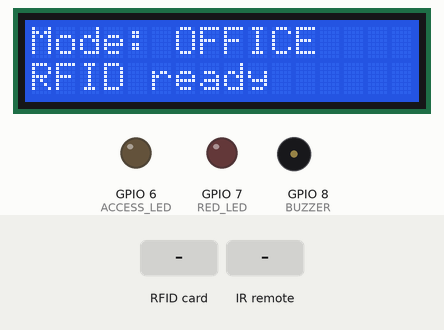
Simulated run of this sketch. Board: ESP32-S3. Parts: 16×2 character LCD, output pins drawn as LEDs (lit = HIGH), buzzer (waves = sounding). The inputs (shaded band) are chosen by the test bench. The local clock reads 2024-03-15 10:24:30 at power-on unless the sketch sets it; what the sketch prints to the serial monitor is not drawn.

Above: at 1.7 s.
1.8 s: RFID card DE 7D E1 00 held to the reader
At 2.5 s:
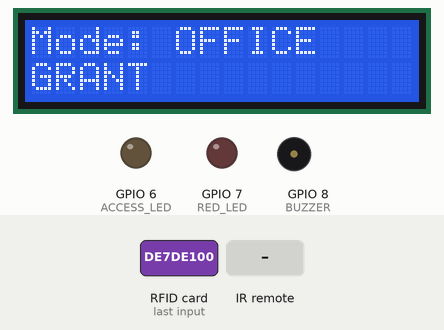
4.8 s: RFID card 5E 7A 19 C4 held to the reader
At 6.0 s:
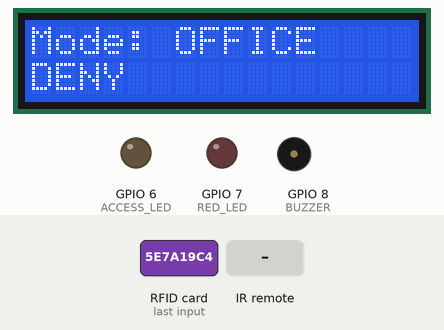
7.8 s: infrared code 0x46 received
At 8.7 s:
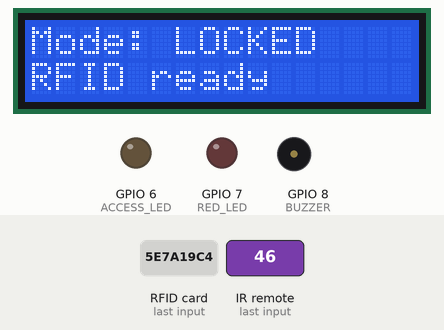
9.3 s: infrared code 0x47 received
At 9.9 s:
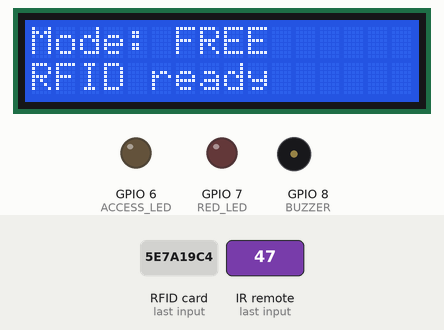
10.8 s: RFID card DE 7D E1 00 held to the reader
At 11.7 s:
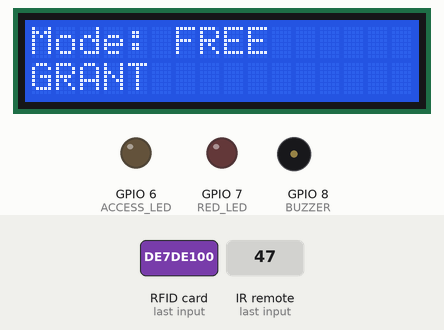
13.8 s: infrared code 0x45 received
At 14.5 s:
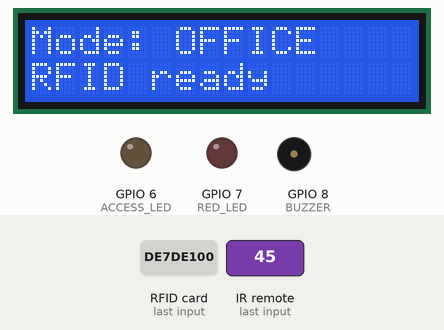
Timing chart, 0 to 16.3 s (numbered marks = the images above; inputs shaded):
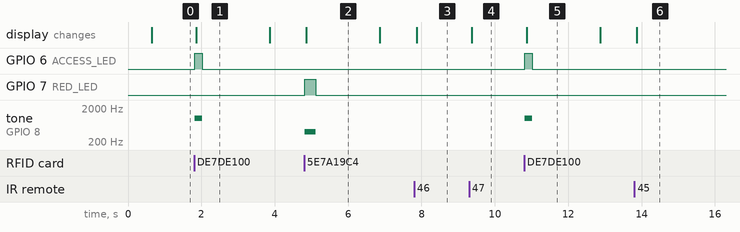

The sketch:

SmartRFIDDoorLock.ino
```cpp
/**
 * @file SmartRFIDDoorLock.ino
 * @brief Smart RFID Door Lock system built on the ESP32 using FreeRTOS.
 *
 * Access is granted or denied depending on the identity of the RFID card and
 * the current time read from a DS3231 RTC. An IR remote changes between three
 * modes: Office Hours, Locked, and Free. Decisions for access are indicated
 * using green or red LEDs, a buzzer, and an I2C LCD display.
 * Tasks are divided between both ESP32 cores and execute parallelly.
 *
 * @section version_info Version Information
 * Version: 2.0
 *
 * @section authors Authors
 * - Aditi Manjunath (aditim4)
 * - ShengYao Liu (sliu1229)
 *
 * @section dates Dates
 * - Original Date: 03/04/2026
 * - Updated Date: 03/11/2026
 *
 * @section changes Changes
 * Hardware components (RFID, IR receiver, RTC) are working
 * on the board. LCD task added displaying output.
 */

/* ==================== INCLUDES ==================== */

#include <Arduino.h>
#include <SPI.h>
#include <MFRC522.h>
#include <Wire.h>
#include <RTClib.h>
#include <IRremote.hpp>
#include <LiquidCrystal_I2C.h>
#include "esp_task_wdt.h"

/* ==================== MACROS ==================== */

// ── RFID (SPI) ──
#define RFID_SS 10 ///< RC522 RFID module SS pin(Slave Select)
#define RFID_RST 9 ///< RC522 RFID module Reset pin

// ── bus pins: SPI (defined especially for ESP32-S3) ──
#define SPI_SCK 12 ///< clock pin SPI
#define SPI_MISO 13 ///< MISO pin SPI
#define SPI_MOSI 11 ///< MOSI pin SPI

// ── I2C bus pins (RTC and LCD)──
#define SDA_PIN 21 ///< I2C SDA pin
#define SCL_PIN 47 ///< I2C SCL pin

// ── Output peripherals ──
#define ACCESS_LED 6 ///< Green LED: access granted when light turns on
#define RED_LED 7 ///< Red LED: access denied when lights turn on
#define BUZZER 8 ///< Piezo buzzer: beeps if grant or deny

// ── IR receiver ──
#define IR_PIN 4 ///< GPIO that's connected to IR receiver data output

/**
 * @brief IR remote button command codes.
 *
 * The hex values are the NEC command byte that will be
 * decoded by the IRremote library.
 */
#define IR_BTN_OFFICE 0x45 ///< Changes to MODE_OFFICE
#define IR_BTN_LOCKED 0x46 ///< Changes to MODE_LOCKED
#define IR_BTN_FREE 0x47 ///< Changes to MODE_FREE

// ── Office-hours window ──
const int START_HOUR = 9; ///< Access allowed from 9 AM
const int END_HOUR = 17; ///< Access allowed up to 5 PM (non-inclusive)

// ── FreeRTOS task periods ──
const TickType_t RFID_PERIOD = pdMS_TO_TICKS(20); ///< Checks for RFID cards 50 times per second
const TickType_t RTC_PERIOD = pdMS_TO_TICKS(1000); ///< 1 Hz RTC rate of update
const TickType_t UI_PERIOD = pdMS_TO_TICKS(20); ///< 50 Hz task period for UI
const TickType_t IR_PERIOD = pdMS_TO_TICKS(15.6); ///< Checks the IR receiver about 64 times per second

// ── RFID cooldown ──
const TickType_t RFID_COOLDOWN_TICKS = pdMS_TO_TICKS(2000);  ///< Cooldown after a scan

/* ==================== TYPES ==================== */

/**
 * @brief Selectable operating modes using IR remote.
 */
enum Mode
{
  MODE_OFFICE, ///< Access is granted only to authorized UID during office hours
  MODE_LOCKED, ///< Access is denied irrespective of UID or time
  MODE_FREE ///< Access is granted to the card at any time
};

/**
 * @brief Event types placed on the event queue.
 */
enum EventType
{
  EVT_RFID ///< RFID card was scanned
};

/**
 * @brief RFIDTask messages ControlTask using eventQueue.
 */
struct EventMsg
{
  EventType type; ///< EVT_RFID for now, can be used for other events as well
  bool uidOk; ///< true if the scanned UID matches the allowed UID
};

/**
 * @brief Actions that ControlTask resolves to and sends downstream.
 */
enum UiAction
{
  UI_GRANT, ///< Access was granted
  UI_DENY ///< Access was denied
};

/**
 * @brief Message sent from ControlTask to UITask and LCDTask.
 */
struct UiMsg
{
  UiAction action; ///< Whether to show a grant or deny response
};

/* ==================== GLOBAL VARIABLES / CONSTANTS ==================== */

MFRC522 rfid(RFID_SS, RFID_RST); ///< Instance of RC522 RFID reader
RTC_DS3231 rtc; ///< Instance of DS3231 real-time clock
LiquidCrystal_I2C lcd(0x27, 16, 2); ///< Instance of 16x2 I2C LCD

QueueHandle_t eventQueue = NULL; ///< RFIDTask to ControlTask queue
QueueHandle_t uiQueue = NULL; ///< ControlTask to UITask queue
QueueHandle_t lcdQueue = NULL; ///< ControlTask to LCDTask queue

SemaphoreHandle_t timeMutex = NULL; ///< protects nowHour / nowMinute
SemaphoreHandle_t modeMutex = NULL; ///< protects currentMode

volatile Mode currentMode = MODE_OFFICE; ///< Active operating mode
volatile int  nowHour = 0; ///< Present hour read from RTC
volatile int  nowMinute = 0; ///< Present minute read from RTC

/**
 * @brief Ready flag of RFID shared between RFIDTask and LCDTask.
 *
 * RFIDTask assigns this to false after a scan and changes it to true after cooldown.
 * LCDTask uses this to decide the reverting of row 1 from GRANT/DENY back to
 * RFID ready.
 */
volatile bool rfidReady = true;

/* ==================== FUNCTION PROTOTYPES ==================== */

bool uidMatch(byte *uid, byte size);
bool officeHours(int h);
const char* modeName(Mode m);
void grantAccess();
void denyAccess();

void RFIDTask(void *p);
void IRTask(void *p);
void RTCTask(void *p);
void ControlTask(void *p);
void UITask(void *p);
void LCDTask(void *p);

/* ==================== HELPER FUNCTIONS ==================== */

byte allowedUID[4] = {0xDE, 0x7D, 0xE1, 0x00};  ///< UID of the RFID card that is authorized

/**
 * @brief Compares a scanned RFID UID against the authorized UID.
 *
 * This function compares the first 4 bytes of a scanned UID with the
 * allowedUID array which is hardcoded.
 *
 * @param uid Pointer to the byte array of the scanned card UID.
 * @param size Number of bytes in the scanned UID.
 * @return true if the first 4 UID bytes equal the authorized UID.
 * @return false if not.
 */
bool uidMatch(byte *uid, byte size) {
  if (size < 4) return false;
  for (int i = 0; i < 4; i++) {
    if (uid[i] != allowedUID[i]) return false;
  }
  return true;
}

/**
 * @brief Decides if the given hour is in the office hours.
 *
 * The office-hours window = [START_HOUR, END_HOUR).
 *
 * @param h Present hour in the 24-hour format.
 * @return true if the hour is in between office hours.
 * @return false if not.
 */
bool officeHours(int h) {
  return (h >= START_HOUR && h < END_HOUR);
}

/**
 * @brief Changes a Mode enum value into a string that's human readable.
 *
 * Used for a Serial debugging output and LCD display text.
 *
 * @param m The Mode value to convert.
 * @return Constant C-string matching the mode.
 */
const char* modeName(Mode m) {
  switch (m) {
    case MODE_OFFICE: return "OFFICE";
    case MODE_LOCKED: return "LOCKED";
    case MODE_FREE: return "FREE";
    default: return "UNKNOWN";
  }
}

/**
 * @brief Signals that access has been granted.
 *
 * Turns on the green LED and sounds a short high-pitched buzzer tone.
 * Uses vTaskDelay so the delay relents to the RTOS scheduler instead of
 * blocking the processor with a wait that's busy.
 *
 * @param None
 * @return None
 */
void grantAccess() {
  digitalWrite(RED_LED, LOW);
  digitalWrite(ACCESS_LED, HIGH);
  tone(BUZZER, 1000);
  vTaskDelay(pdMS_TO_TICKS(200));
  noTone(BUZZER);
  digitalWrite(ACCESS_LED, LOW);
}

/**
 * @brief Indicates that access is denied.
 *
 * Red LED is turned on and a low-pitched tone is played on the buzzer.
 * vTaskDelay used so the delay relents to the RTOS scheduler instead of
 * blocking the processor with a wait that's busy.
 *
 * @param None
 * @return None
 */
void denyAccess() {
  digitalWrite(ACCESS_LED, LOW);
  digitalWrite(RED_LED, HIGH);
  tone(BUZZER, 400);
  vTaskDelay(pdMS_TO_TICKS(300));
  noTone(BUZZER);
  digitalWrite(RED_LED, LOW);
}

/* ==================== TASKS ==================== */

/**
 * @brief The IR receiver is polled and the current operating mode is updated.
 *
 * Runs on Core 0 at around 64 Hz. When a valid IR command is decoded,
 * the command byte is matched to one of the three operating modes and the
 * currentMode is updated under modeMutex. Repeat frames are ignored.
 *
 * @param p Unused FreeRTOS task parameter.
 * @return None. This task runs forever.
 */
void IRTask(void *p) {
  IrReceiver.begin(IR_PIN, DISABLE_LED_FEEDBACK);
  Serial.println("IR receiver ready");
  TickType_t last = xTaskGetTickCount();
  for (;;) {
    if (IrReceiver.decode()) {
      uint8_t cmd = IrReceiver.decodedIRData.command;
      if (!(IrReceiver.decodedIRData.flags & IRDATA_FLAGS_IS_REPEAT)) {
        Mode newMode = currentMode;
        bool changed = false;
        if (cmd == IR_BTN_OFFICE) {
          newMode = MODE_OFFICE;
          changed = true;
        }
        else if (cmd == IR_BTN_LOCKED) {
          newMode = MODE_LOCKED;
          changed = true;
        }
        else if (cmd == IR_BTN_FREE) {
          newMode = MODE_FREE;
          changed = true;
        }
        else {
          Serial.print("IR: unknown command 0x");
          Serial.println(cmd, HEX);
        }

        if (changed) {
          if (xSemaphoreTake(modeMutex, portMAX_DELAY) == pdTRUE) {
            currentMode = newMode;
            xSemaphoreGive(modeMutex);
          }
          Serial.print("IR: mode changed to ");
          Serial.println(modeName(newMode));
        }
      }
      IrReceiver.resume();
    }
    vTaskDelayUntil(&last, IR_PERIOD);
  }
}

/**
 * @brief Checks the RFID reader at regular intervals and sends RFID events to ControlTask.
 * Runs at 50 Hz on Core 0. Once a new card is scanned, the task reads the UID,
 * compares it with the authorized UID, and sends an EventMsg to eventQueue.
 * A cooldown avoids repeated triggering from the same card tap.
 *
 * @param p Unused FreeRTOS task parameter.
 * @return None. This task runs forever.
 */
void RFIDTask(void *p) {
  TickType_t last = xTaskGetTickCount();
  TickType_t cooldownUntil = 0;
  for (;;) {
    TickType_t now = xTaskGetTickCount();
    if (!rfidReady && now >= cooldownUntil) {
      rfidReady = true;
      Serial.println("RFID ready");
    }

    if (rfidReady && rfid.PICC_IsNewCardPresent() && rfid.PICC_ReadCardSerial()) {
      Serial.print("Scanned UID: ");
      for (byte i = 0; i < rfid.uid.size; i++) {
        if (rfid.uid.uidByte[i] < 0x10) Serial.print("0");
        Serial.print(rfid.uid.uidByte[i], HEX);
        Serial.print(" ");
      }
      Serial.println();
      rfidReady = false;
      cooldownUntil = now + RFID_COOLDOWN_TICKS;
      EventMsg msg;
      msg.type  = EVT_RFID;
      msg.uidOk = uidMatch(rfid.uid.uidByte, rfid.uid.size);
      xQueueSend(eventQueue, &msg, portMAX_DELAY);
      rfid.PICC_HaltA();
      rfid.PCD_StopCrypto1();
    }
    vTaskDelayUntil(&last, RFID_PERIOD);
  }
}

/**
 * @brief Reads the present time from the RTC and updates the shared time state.
 *
 * Runs on Core 1 once every second. The current RTC hour and minute are stored
 * in nowHour and nowMinute under protection of timeMutex.
 *
 * @param p Unused FreeRTOS task parameter.
 * @return None. This task runs forever.
 */
void RTCTask(void *p) {
  TickType_t last = xTaskGetTickCount();
  for (;;) {
    DateTime t = rtc.now();
    if (xSemaphoreTake(timeMutex, portMAX_DELAY) == pdTRUE) {
      nowHour   = t.hour();
      nowMinute = t.minute();
      xSemaphoreGive(timeMutex);
    }
    vTaskDelayUntil(&last, RTC_PERIOD);
  }
}

/**
 * @brief Main decision making task
 *
 * Blocks on eventQueue waiting for RFID events. For each event, it reads the
 * present mode and present time, applies the access policy, then sends the
 * result to both the UI and LCD queues.
 *
 * Access logic:
 * - MODE_FREE: always grant
 * - MODE_LOCKED: always deny
 * - MODE_OFFICE: grant for authorized UID and if present time is in office hours.
 *
 * @param p Unused FreeRTOS task parameter.
 * @return None. This task runs forever.
 */
void ControlTask(void *p) {
  for (;;) {
    EventMsg msg;
    if (xQueueReceive(eventQueue, &msg, portMAX_DELAY) == pdTRUE) {
      if (msg.type == EVT_RFID) {
        int h = 0;
        int m = 0;
        if (xSemaphoreTake(timeMutex, portMAX_DELAY) == pdTRUE) {
          h = nowHour;
          m = nowMinute;
          xSemaphoreGive(timeMutex);
        }

        Mode mode = MODE_OFFICE;
        if (xSemaphoreTake(modeMutex, portMAX_DELAY) == pdTRUE) {
          mode = currentMode;
          xSemaphoreGive(modeMutex);
        }

        bool allow = false;
        if (mode == MODE_FREE) allow = true;
        else if (mode == MODE_LOCKED) allow = false;
        else allow = msg.uidOk && officeHours(h);

        UiMsg u;
        u.action = allow ? UI_GRANT : UI_DENY;
        xQueueSend(uiQueue, &u, portMAX_DELAY);
        xQueueSend(lcdQueue, &u, 0);
        Serial.print("RFID uidOk=");
        Serial.print(msg.uidOk ? "true" : "false");
        Serial.print(" time=");
        Serial.print(h);
        Serial.print(":");
        if (m < 10) Serial.print("0");
        Serial.print(m);
        Serial.print(" mode=");
        Serial.print(modeName(mode));
        Serial.print(" -> ");
        Serial.println(allow ? "GRANT" : "DENY");
      }
    }
  }
}

/**
 * @brief LEDs and buzzer are driven based on the access.
 *
 * Runs at 50 Hz on Core 1. Checks uiQueue for pending UI actions and does
 * the grant or deny feedback routine correspondingly.
 *
 * @param p Unused FreeRTOS task parameter.
 * @return None. This task runs forever.
 */
void UITask(void *p) {
  TickType_t last = xTaskGetTickCount();
  for (;;) {
    UiMsg msg;

    if (xQueueReceive(uiQueue, &msg, 0) == pdTRUE) {
      if (msg.action == UI_GRANT) grantAccess();
      else denyAccess();
    }
    vTaskDelayUntil(&last, UI_PERIOD);
  }
}

/**
 * @brief Manages the 16x2 I2C LCD display.
 *
 * Runs on Core 1 at 10 Hz. Row 0 displays the current system mode and is only
 * redrawn when the mode changes. Row 1 displays "RFID ready" during idle,
 * switches to "GRANT" or "DENY" when a scan result arrives, and reverts back
 * to "RFID ready" when the RFID cooldown ends.
 *
 * @param p Unused FreeRTOS task parameter.
 * @return None. This task runs forever.
 */
void LCDTask(void *p) {
  lcd.init();
  lcd.backlight();

  lcd.setCursor(0, 0);
  lcd.print("Mode: OFFICE    ");
  lcd.setCursor(0, 1);
  lcd.print("RFID ready      ");

  Mode lastMode = MODE_OFFICE;
  bool showingResult = false;

  TickType_t last = xTaskGetTickCount();

  for (;;) {
    Mode mode = MODE_OFFICE;
    if (xSemaphoreTake(modeMutex, 0) == pdTRUE) {
      mode = currentMode;
      xSemaphoreGive(modeMutex);
    }

    if (mode != lastMode)
    {
      lastMode = mode;
      char buf[17];
      snprintf(buf, sizeof(buf), "Mode: %-10s", modeName(mode));
      lcd.setCursor(0, 0);
      lcd.print(buf);
    }

    UiMsg msg;
    if (xQueueReceive(lcdQueue, &msg, 0) == pdTRUE) {
      showingResult = true;
      lcd.setCursor(0, 1);
      lcd.print(msg.action == UI_GRANT
                  ? "GRANT           "
                  : "DENY            ");
    }

    if (showingResult && rfidReady) {
      showingResult = false;
      lcd.setCursor(0, 1);
      lcd.print("RFID ready      ");
    }

    vTaskDelayUntil(&last, pdMS_TO_TICKS(100));
  }
}

/* ==================== SETUP ==================== */

/**
 * @brief Standard Arduino setup function.
 *
 * Serial, GPIO outputs, SPI, RFID reader, I2C bus, RTC, RTOS
 * queues and mutexes are initialized, watchdog is disabled, and all FreeRTOS tasks are created.
 */
void setup() {
  Serial.begin(115200);
  delay(500);

  pinMode(ACCESS_LED, OUTPUT);
  pinMode(RED_LED, OUTPUT);
  pinMode(BUZZER, OUTPUT);
  digitalWrite(ACCESS_LED, LOW);
  digitalWrite(RED_LED, LOW);
  noTone(BUZZER);

  SPI.begin(SPI_SCK, SPI_MISO, SPI_MOSI, RFID_SS);
  rfid.PCD_Init();
  Serial.println("RFID ready");
  Wire.begin(SDA_PIN, SCL_PIN);

  if (rtc.begin()) {
    Serial.println("RTC ready");
    DateTime t = rtc.now();
    nowHour = t.hour();
    nowMinute = t.minute();

    Serial.print("Current time: ");
    Serial.print(nowHour);
    Serial.print(":");
    if (nowMinute < 10) Serial.print("0");
    Serial.println(nowMinute);
  }
  else {
    Serial.println("RTC not detected");
  }

  eventQueue = xQueueCreate(10, sizeof(EventMsg));
  uiQueue = xQueueCreate(10, sizeof(UiMsg));
  lcdQueue = xQueueCreate(5, sizeof(UiMsg));
  timeMutex = xSemaphoreCreateMutex();
  modeMutex = xSemaphoreCreateMutex();

  if (eventQueue == NULL || uiQueue == NULL || lcdQueue == NULL ||
      timeMutex == NULL  || modeMutex == NULL) {
    Serial.println("RTOS allocation failed");
    while (1) {
      delay(1000);
      }
  }

  esp_task_wdt_deinit();

  xTaskCreatePinnedToCore(RFIDTask, "RFID", 4096, NULL, 2, NULL, 0);
  xTaskCreatePinnedToCore(IRTask, "IR", 4096, NULL, 2, NULL, 0);
  xTaskCreatePinnedToCore(RTCTask, "RTC", 3072, NULL, 1, NULL, 1);
  xTaskCreatePinnedToCore(ControlTask, "CTRL", 4096, NULL, 2, NULL, 1);
  xTaskCreatePinnedToCore(UITask, "UI", 3072, NULL, 1, NULL, 1);
  xTaskCreatePinnedToCore(LCDTask,"LCD", 3072, NULL, 1, NULL, 1);

  Serial.println("System ready");
  Serial.println("Default mode: Office hours");
  Serial.println("IR remote: btn1=OFFICE  btn2=LOCKED  btn3=FREE");
}

/* ==================== LOOP ==================== */

/**
 * @brief Standard Arduino loop function.
 *
 * All logic in FreeRTOS tasks, so loop() is empty.
 */
void loop()
{
}
```

Measured:
- after the input at 1.8 s, GPIO 6 (ACCESS_LED): LOW → HIGH at once, → LOW 0.20 s later; tone on GPIO 8 (BUZZER): silent → 1000 Hz at once, → silent 0.20 s later; the display: changes after 0.06 s (image 1)
- after the input at 4.8 s, GPIO 7 (RED_LED): LOW → HIGH at once, → LOW 0.30 s later; tone on GPIO 8 (BUZZER): silent → 400 Hz at once, → silent 0.30 s later; the display: changes after 0.06 s (image 2)
- after the input at 7.8 s, the display: changes after 0.07 s (image 3)
- after the input at 9.3 s, the display: changes after 0.07 s (image 4)
- after the input at 10.8 s, GPIO 6 (ACCESS_LED): LOW → HIGH at once, → LOW 0.20 s later; tone on GPIO 8 (BUZZER): silent → 1000 Hz at once, → silent 0.20 s later; the display: changes after 0.06 s (image 5)
- after the input at 13.8 s, the display: changes after 0.07 s (image 6)
- what the display in image 1 shows lasts 2.0 s, from 1.9 s to 3.9 s
